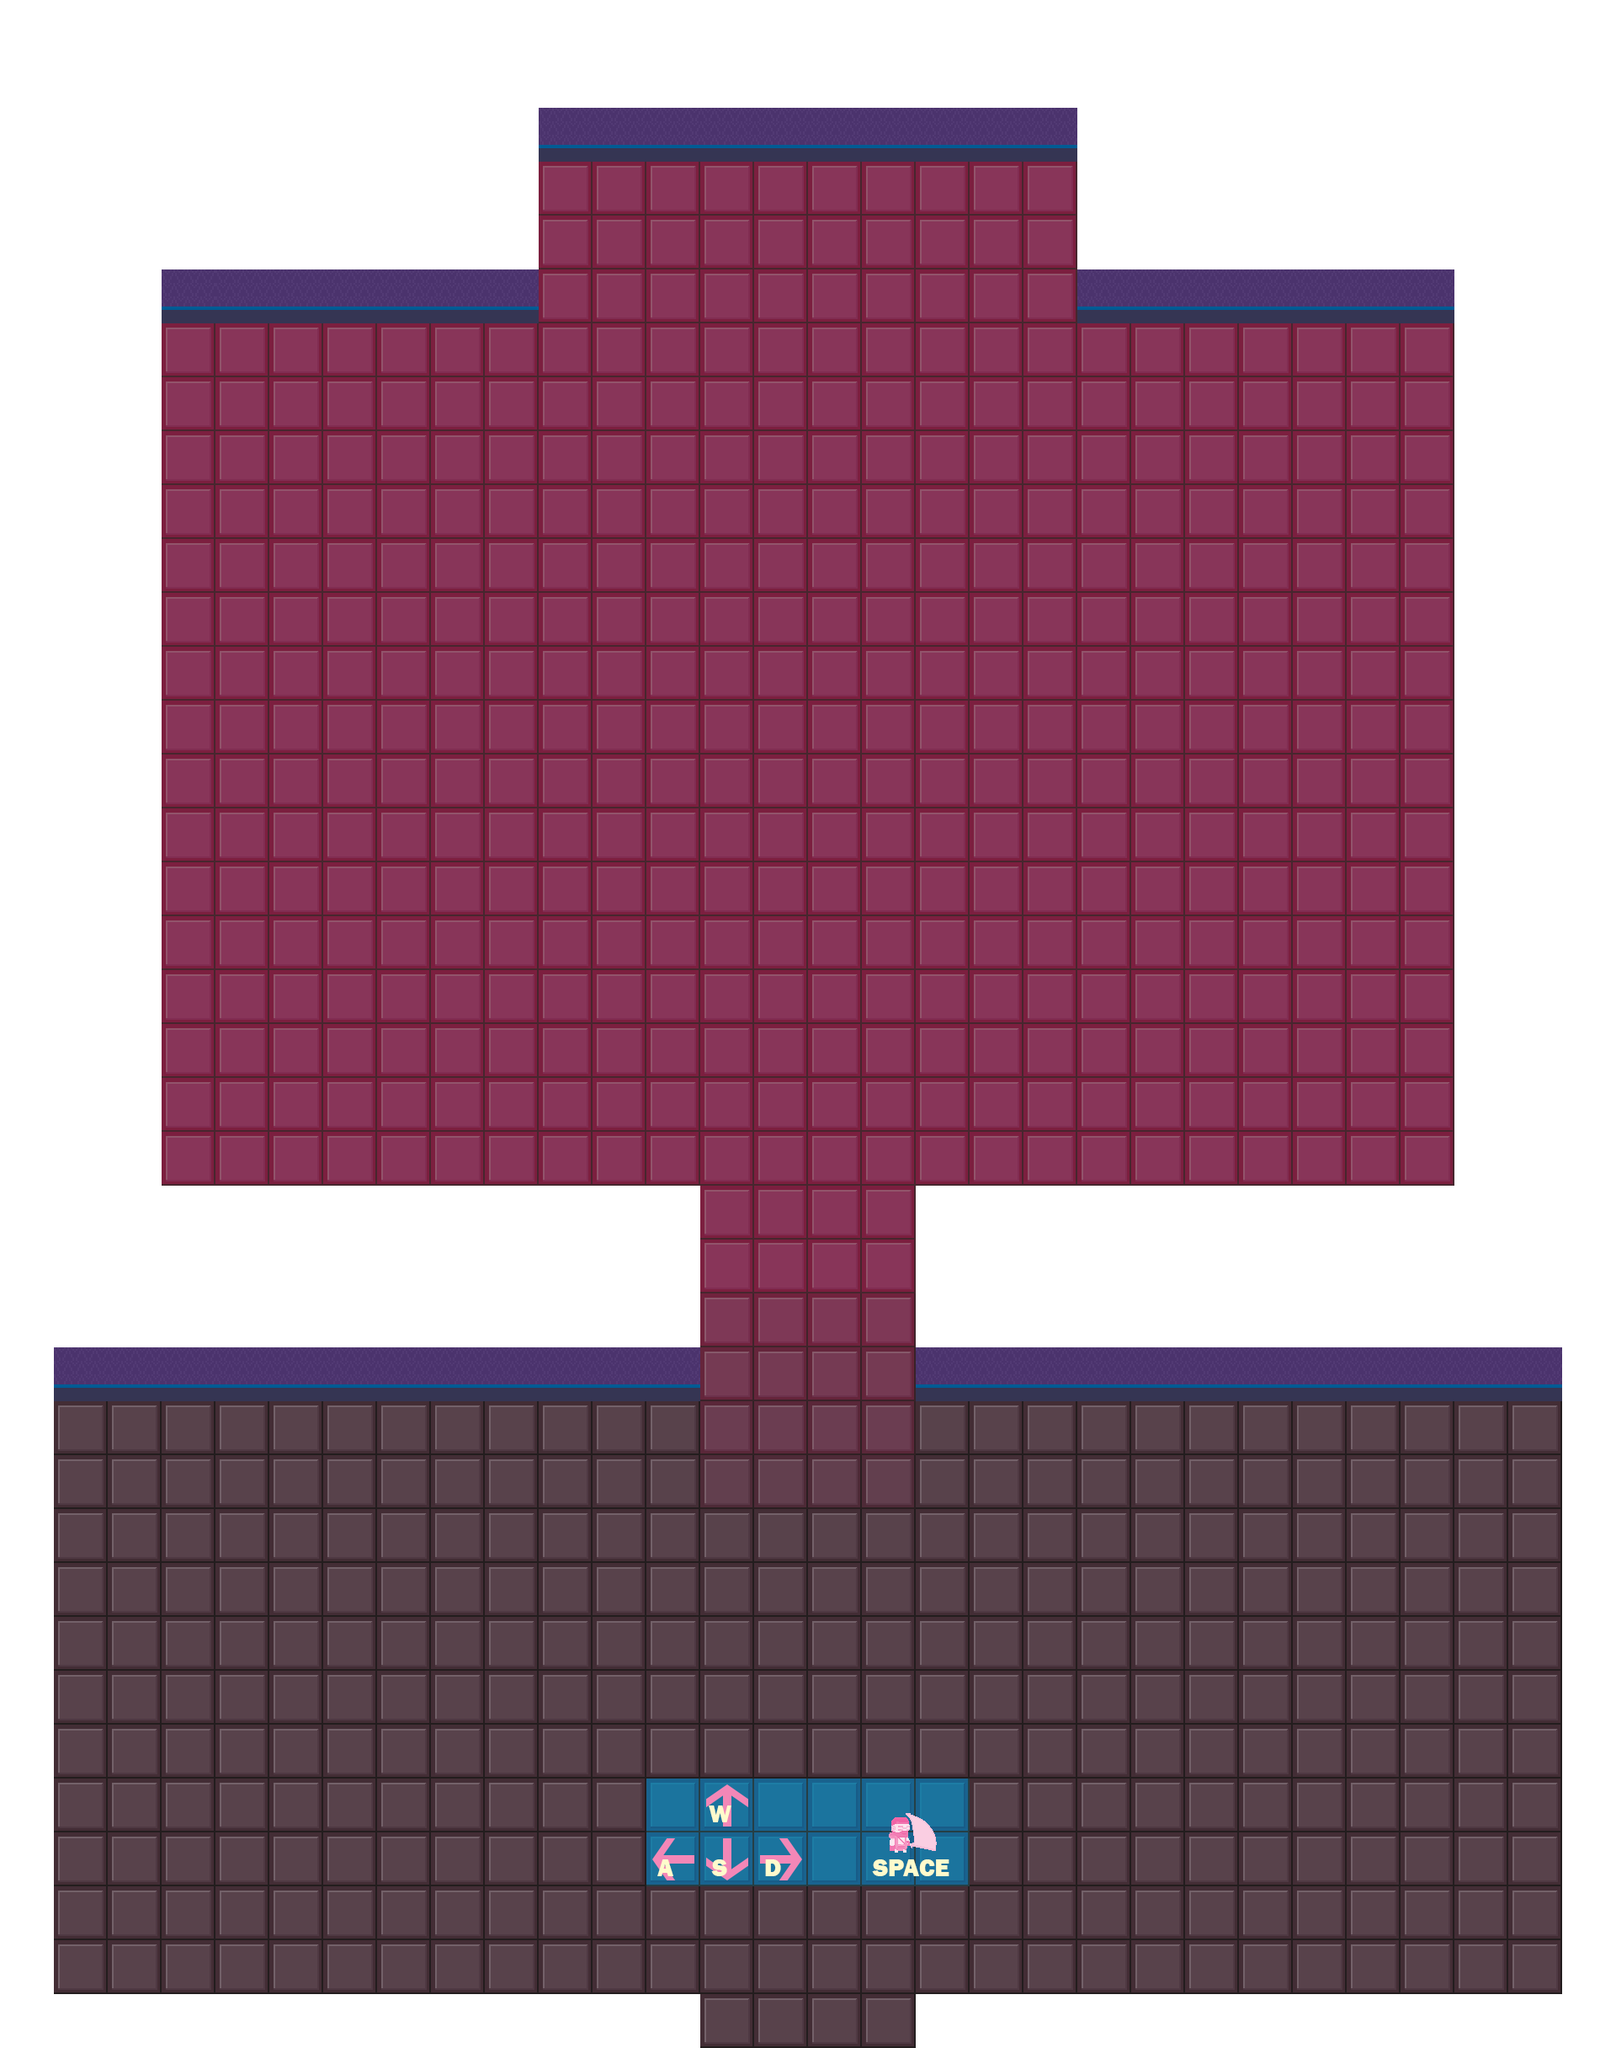

The image is a tile-based game level rendered from a .tmx file. Its description and complete source (layers, tilesets, objects, tile grids) follow:
An orthogonal 30x38 tile map with 64x64 px tiles, 2 tile layers (Tile Layer 1, Tile Layer 2), 1 image layer.

<map version="1.0" tiledversion="1.0.3" orientation="orthogonal" renderorder="right-down" width="30" height="38" tilewidth="64" tileheight="64" nextobjectid="5">
 <tileset firstgid="1" source="Collision.tsx" />
 <imagelayer name="Image Layer 1">
  <image source="BossRoom.png" width="1920" height="2432" />
 </imagelayer>
 <layer name="Tile Layer 1" width="30" height="38">
  <data encoding="csv">
1,1,1,1,1,1,1,1,1,1,1,1,1,1,1,1,1,1,1,1,1,1,1,1,1,1,1,1,1,1,
1,1,1,1,1,1,1,1,1,1,1,1,1,1,1,1,1,1,1,1,1,1,1,1,1,1,1,1,1,1,
1,1,1,0,0,0,0,0,0,0,0,0,0,0,0,0,0,0,0,0,0,0,0,0,0,0,0,1,1,1,
1,1,1,0,0,0,0,0,0,0,0,0,0,0,0,0,0,0,0,0,0,0,0,0,0,0,0,1,1,1,
1,1,1,0,0,0,0,0,0,0,0,0,0,0,0,0,0,0,0,0,0,0,0,0,0,0,0,1,1,1,
1,1,1,0,0,0,0,0,0,0,0,0,0,0,0,0,0,0,0,0,0,0,0,0,0,0,0,1,1,1,
1,1,1,0,0,0,0,0,0,0,0,0,0,0,0,0,0,0,0,0,0,0,0,0,0,0,0,1,1,1,
1,1,1,0,0,0,0,0,0,0,0,0,0,0,0,0,0,0,0,0,0,0,0,0,0,0,0,1,1,1,
1,1,1,0,0,0,0,0,0,0,0,0,0,0,0,0,0,0,0,0,0,0,0,0,0,0,0,1,1,1,
1,1,1,0,0,0,0,0,0,0,0,0,0,0,0,0,0,0,0,0,0,0,0,0,0,0,0,1,1,1,
1,1,1,0,0,0,0,0,0,0,0,0,0,0,0,0,0,0,0,0,0,0,0,0,0,0,0,1,1,1,
1,1,1,0,0,0,0,0,0,0,0,0,0,0,0,0,0,0,0,0,0,0,0,0,0,0,0,1,1,1,
1,1,1,0,0,0,0,0,0,0,0,0,0,0,0,0,0,0,0,0,0,0,0,0,0,0,0,1,1,1,
1,1,1,0,0,0,0,0,0,0,0,0,0,0,0,0,0,0,0,0,0,0,0,0,0,0,0,1,1,1,
1,1,1,0,0,0,0,0,0,0,0,0,0,0,0,0,0,0,0,0,0,0,0,0,0,0,0,1,1,1,
1,1,1,0,0,0,0,0,0,0,0,0,0,0,0,0,0,0,0,0,0,0,0,0,0,0,0,1,1,1,
1,1,1,0,0,0,0,0,0,0,0,0,0,0,0,0,0,0,0,0,0,0,0,0,0,0,0,1,1,1,
1,1,1,0,0,0,0,0,0,0,0,0,0,0,0,0,0,0,0,0,0,0,0,0,0,0,0,1,1,1,
1,1,1,0,0,0,0,0,0,0,0,0,0,0,0,0,0,0,0,0,0,0,0,0,0,0,0,1,1,1,
1,1,1,0,0,0,0,0,0,0,0,0,0,0,0,0,0,0,0,0,0,0,0,0,0,0,0,1,1,1,
1,1,1,0,0,0,0,0,0,0,0,0,0,0,0,0,0,0,0,0,0,0,0,0,0,0,0,1,1,1,
1,1,1,0,0,0,0,0,0,0,0,0,0,0,0,0,0,0,0,0,0,0,0,0,0,0,0,1,1,1,
1,1,1,1,1,1,1,1,1,1,1,1,1,0,0,0,0,1,1,1,1,1,1,1,1,1,1,1,1,1,
1,1,1,1,1,1,1,1,1,1,1,1,1,0,0,0,0,1,1,1,1,1,1,1,1,1,1,1,1,1,
1,1,1,1,1,1,1,1,1,1,1,1,1,0,0,0,0,1,1,1,1,1,1,1,1,1,1,1,1,1,
1,0,0,0,0,0,0,0,0,0,0,0,0,0,0,0,0,0,0,0,0,0,0,0,0,0,0,0,0,1,
1,0,0,0,0,0,0,0,0,0,0,0,0,0,0,0,0,0,0,0,0,0,0,0,0,0,0,0,0,1,
1,0,0,0,0,0,0,0,0,0,0,0,0,0,0,0,0,0,0,0,0,0,0,0,0,0,0,0,0,1,
1,0,0,0,0,0,0,0,0,0,0,0,0,0,0,0,0,0,0,0,0,0,0,0,0,0,0,0,0,1,
1,0,0,0,0,0,0,0,0,0,0,0,0,0,0,0,0,0,0,0,0,0,0,0,0,0,0,0,0,1,
1,0,0,0,0,0,0,0,0,0,0,0,0,0,0,0,0,0,0,0,0,0,0,0,0,0,0,0,0,1,
1,0,0,0,0,0,0,0,0,0,0,0,0,0,0,0,0,0,0,0,0,0,0,0,0,0,0,0,0,1,
1,0,0,0,0,0,0,0,0,0,0,0,0,0,0,0,0,0,0,0,0,0,0,0,0,0,0,0,0,1,
1,0,0,0,0,0,0,0,0,0,0,0,0,0,0,0,0,0,0,0,0,0,0,0,0,0,0,0,0,1,
1,0,0,0,0,0,0,0,0,0,0,0,0,0,0,0,0,0,0,0,0,0,0,0,0,0,0,0,0,1,
1,0,0,0,0,0,0,0,0,0,0,0,0,0,0,0,0,0,0,0,0,0,0,0,0,0,0,0,0,1,
1,0,0,0,0,0,0,0,0,0,0,0,0,0,0,0,0,0,0,0,0,0,0,0,0,0,0,0,0,1,
1,1,1,1,1,1,1,1,1,1,1,1,1,0,0,0,0,1,1,1,1,1,1,1,1,1,1,1,1,1
</data>
 </layer>
 <layer name="Tile Layer 2" width="30" height="38">
  <data encoding="csv">
0,0,0,0,0,0,0,0,0,0,0,0,0,0,0,0,0,0,0,0,0,0,0,0,0,0,0,0,0,0,
0,0,0,0,0,0,0,0,0,0,0,0,0,0,0,0,0,0,0,0,0,0,0,0,0,0,0,0,0,0,
0,0,0,1,1,1,1,1,1,1,0,0,0,0,0,0,0,0,0,0,1,1,1,1,1,1,1,0,0,0,
0,0,0,1,1,1,1,1,1,1,0,0,0,0,0,0,0,0,0,0,1,1,1,1,1,1,1,0,0,0,
0,0,0,1,1,1,1,1,1,1,0,0,0,0,0,0,0,0,0,0,1,1,1,1,1,1,1,0,0,0,
0,0,0,0,0,0,0,0,0,0,0,0,0,0,0,0,0,0,0,0,0,0,0,0,0,0,0,0,0,0,
0,0,0,0,0,0,0,0,0,0,0,0,0,0,0,0,0,0,0,0,0,0,0,0,0,0,0,0,0,0,
0,0,0,0,0,0,0,0,0,0,0,0,0,0,0,0,0,0,0,0,0,0,0,0,0,0,0,0,0,0,
0,0,0,0,0,0,0,0,0,0,0,0,0,0,0,0,0,0,0,0,0,0,0,0,0,0,0,0,0,0,
0,0,0,0,0,0,0,0,0,0,0,0,0,0,0,0,0,0,0,0,0,0,0,0,0,0,0,0,0,0,
0,0,0,0,0,0,0,0,0,0,0,0,0,0,0,0,0,0,0,0,0,0,0,0,0,0,0,0,0,0,
0,0,0,0,0,0,0,0,0,0,0,0,0,0,0,0,0,0,0,0,0,0,0,0,0,0,0,0,0,0,
0,0,0,0,0,0,0,0,0,0,0,0,0,0,0,0,0,0,0,0,0,0,0,0,0,0,0,0,0,0,
0,0,0,0,0,0,0,0,0,0,0,0,0,0,0,0,0,0,0,0,0,0,0,0,0,0,0,0,0,0,
0,0,0,0,0,0,0,0,0,0,0,0,0,0,0,0,0,0,0,0,0,0,0,0,0,0,0,0,0,0,
0,0,0,0,0,0,0,0,0,0,0,0,0,0,0,0,0,0,0,0,0,0,0,0,0,0,0,0,0,0,
0,0,0,0,0,0,0,0,0,0,0,0,0,0,0,0,0,0,0,0,0,0,0,0,0,0,0,0,0,0,
0,0,0,0,0,0,0,0,0,0,0,0,0,0,0,0,0,0,0,0,0,0,0,0,0,0,0,0,0,0,
0,0,0,0,0,0,0,0,0,0,0,0,0,0,0,0,0,0,0,0,0,0,0,0,0,0,0,0,0,0,
0,0,0,0,0,0,0,0,0,0,0,0,0,0,0,0,0,0,0,0,0,0,0,0,0,0,0,0,0,0,
0,0,0,0,0,0,0,0,0,0,0,0,0,0,0,0,0,0,0,0,0,0,0,0,0,0,0,0,0,0,
0,0,0,0,0,0,0,0,0,0,0,0,0,0,0,0,0,0,0,0,0,0,0,0,0,0,0,0,0,0,
0,0,0,0,0,0,0,0,0,0,0,0,0,0,0,0,0,0,0,0,0,0,0,0,0,0,0,0,0,0,
0,0,0,0,0,0,0,0,0,0,0,0,0,0,0,0,0,0,0,0,0,0,0,0,0,0,0,0,0,0,
0,0,0,0,0,0,0,0,0,0,0,0,0,0,0,0,0,0,0,0,0,0,0,0,0,0,0,0,0,0,
0,0,0,0,0,0,0,0,0,0,0,0,0,0,0,0,0,0,0,0,0,0,0,0,0,0,0,0,0,0,
0,0,0,0,0,0,0,0,0,0,0,0,0,0,0,0,0,0,0,0,0,0,0,0,0,0,0,0,0,0,
0,0,0,0,0,0,0,0,0,0,0,0,0,0,0,0,0,0,0,0,0,0,0,0,0,0,0,0,0,0,
0,0,0,0,0,0,0,0,0,0,0,0,0,0,0,0,0,0,0,0,0,0,0,0,0,0,0,0,0,0,
0,0,0,0,0,0,0,0,0,0,0,0,0,0,0,0,0,0,0,0,0,0,0,0,0,0,0,0,0,0,
0,0,0,0,0,0,0,0,0,0,0,0,0,0,0,0,0,0,0,0,0,0,0,0,0,0,0,0,0,0,
0,0,0,0,0,0,0,0,0,0,0,0,0,0,0,0,0,0,0,0,0,0,0,0,0,0,0,0,0,0,
0,0,0,0,0,0,0,0,0,0,0,0,0,0,0,0,0,0,0,0,0,0,0,0,0,0,0,0,0,0,
0,0,0,0,0,0,0,0,0,0,0,0,0,0,0,0,0,0,0,0,0,0,0,0,0,0,0,0,0,0,
0,0,0,0,0,0,0,0,0,0,0,0,0,0,0,0,0,0,0,0,0,0,0,0,0,0,0,0,0,0,
0,0,0,0,0,0,0,0,0,0,0,0,0,0,0,0,0,0,0,0,0,0,0,0,0,0,0,0,0,0,
0,0,0,0,0,0,0,0,0,0,0,0,0,0,0,0,0,0,0,0,0,0,0,0,0,0,0,0,0,0,
0,0,0,0,0,0,0,0,0,0,0,0,0,0,0,0,0,0,0,0,0,0,0,0,0,0,0,0,0,0
</data>
 </layer>
</map>